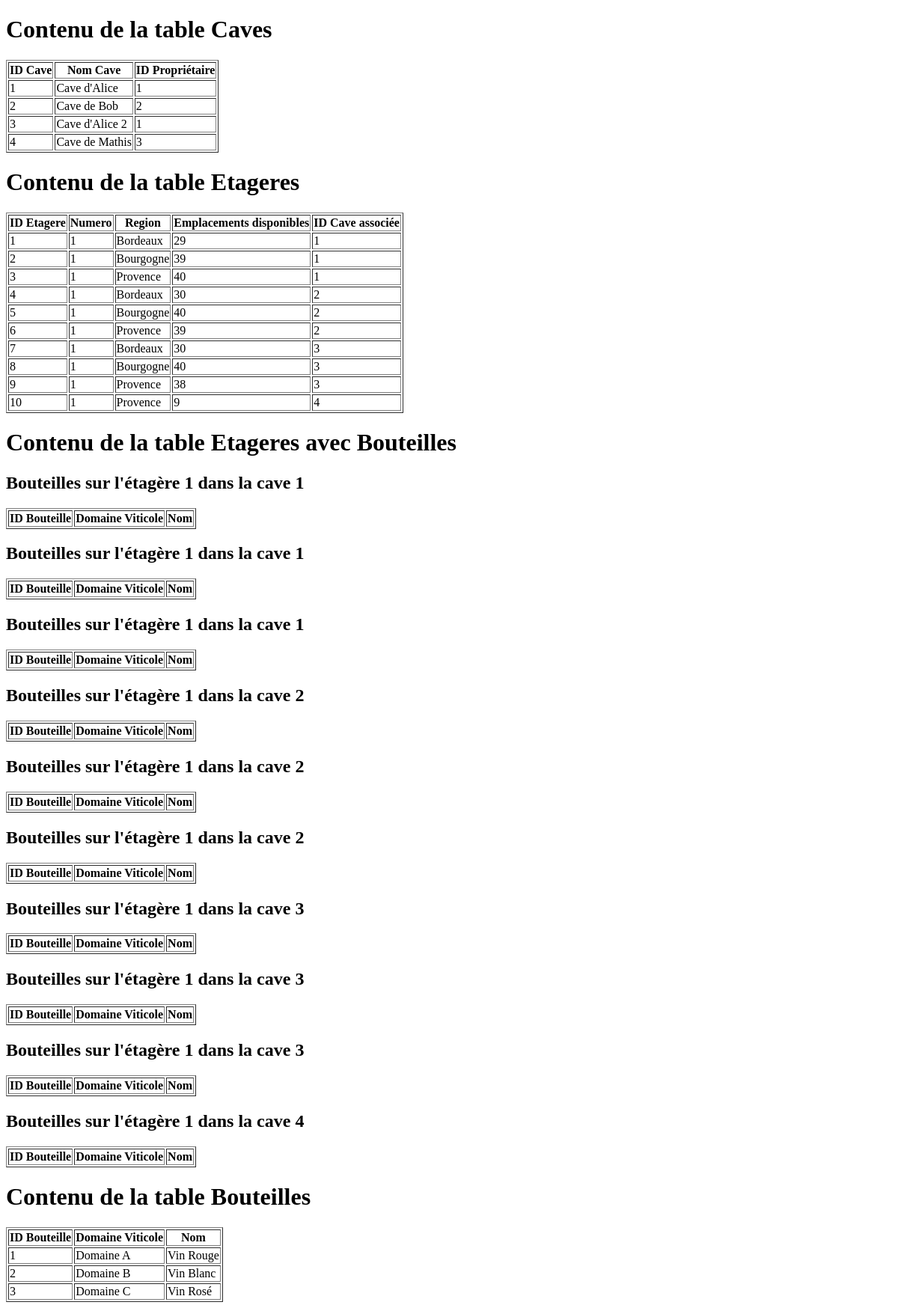
/tables, run on an earlier commit of the app's database.
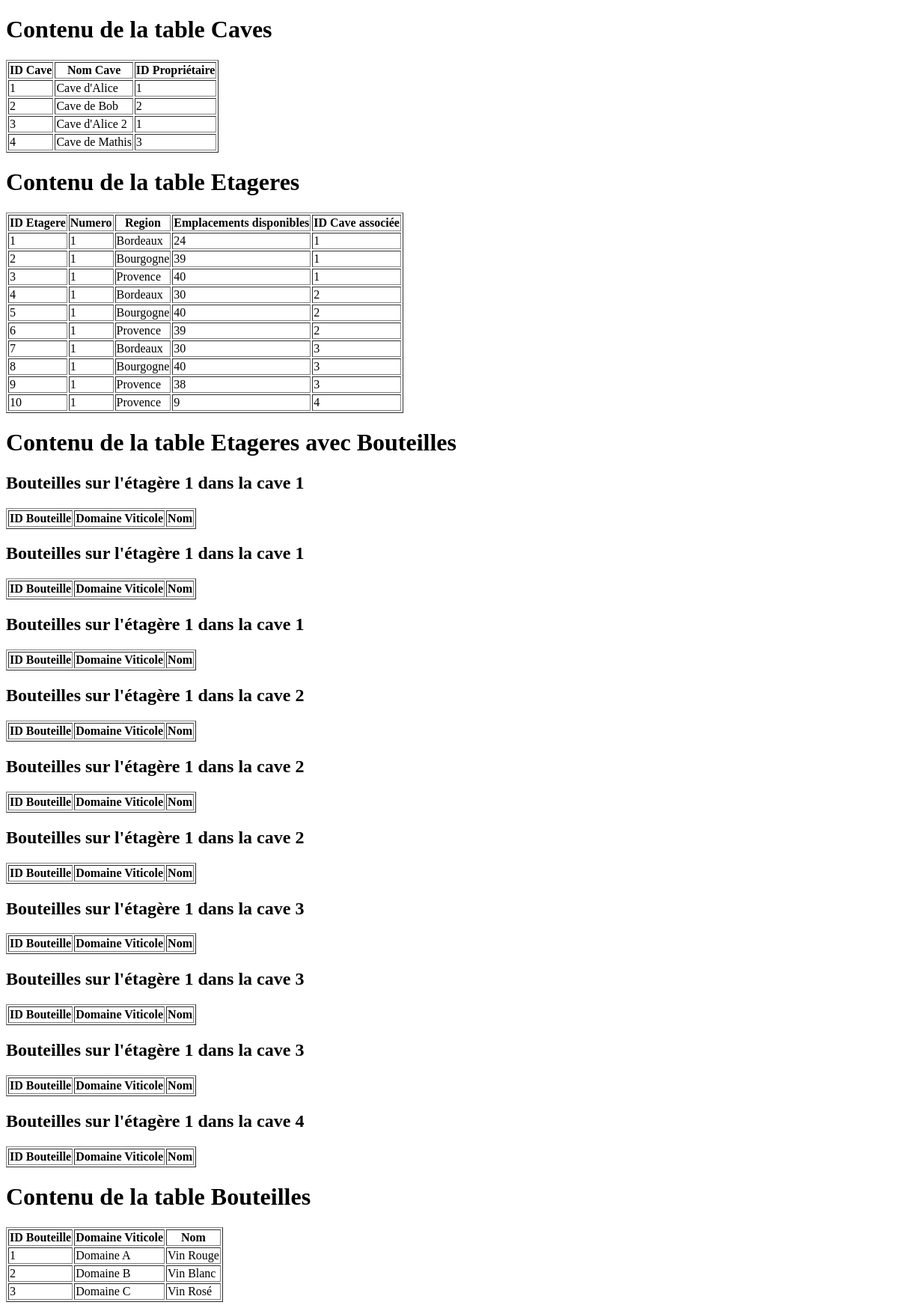
And on a later commit of the database.
### tables this page shows
CREATE TABLE Caves (
                id_cave INTEGER PRIMARY KEY,
                nom_cave TEXT NOT NULL,
                proprietaire_id INTEGER NOT NULL,
                FOREIGN KEY (proprietaire_id) REFERENCES Utilisateurs(id_utilisateur)
            );

CREATE TABLE Etageres (
                id_etagere INTEGER PRIMARY KEY,
                numero INTEGER NOT NULL,
                region TEXT NOT NULL,
                emplacements_disponibles INTEGER NOT NULL,
                cave_associee_id INTEGER NOT NULL,
                FOREIGN KEY (cave_associee_id) REFERENCES Caves(id_cave)
            );

CREATE TABLE Bouteilles (
                id_bouteille INTEGER PRIMARY KEY,
                domaine_viticole TEXT NOT NULL,
                nom TEXT NOT NULL,
                type TEXT NOT NULL,
                annee INTEGER NOT NULL,
                region TEXT NOT NULL,
                commentaires TEXT,
                note_personnelle TEXT,
                note_moyenne TEXT,
                photo_etiquette TEXT,
                prix REAL
            );

### app.py (the view)
@app.route('/tables')
def afficher_tables():
    conn = sqlite3.connect('ma_base_de_donnees.db')
    c = conn.cursor()
    c.execute("SELECT * FROM Utilisateurs")
    utilisateurs = c.fetchall()
    c.execute("SELECT * FROM Caves")
    caves = c.fetchall()
    c.execute("SELECT * FROM Etageres")
    etageres = c.fetchall()
    c.execute("SELECT * FROM Bouteilles")
    bouteilles = c.fetchall()
    conn.close()
    return render_template('affichage_tables.html', utilisateurs=utilisateurs, caves=caves, etageres=etageres, bouteilles=bouteilles) #

### templates/affichage_tables.html (shortened to what this page needs)
<!DOCTYPE html>
<html lang="en">
<h1>Contenu de la table Caves</h1>
<table border="1">
    <tr>
        <th>ID Cave</th>
        <th>Nom Cave</th>
        <th>ID Propriétaire</th>
    </tr>
    {% for cave in caves %}
    <tr>
        <td>{{ cave[0] }}</td>
        <td>{{ cave[1] }}</td>
        <td>{{ cave[2] }}</td>
    </tr>
    {% endfor %}
</table>
<h1>Contenu de la table Etageres</h1>
<table border="1">
    <tr>
        <th>ID Etagere</th>
        <th>Numero</th>
        <th>Region</th>
        <th>Emplacements disponibles</th>
        <th>ID Cave associée</th>
    </tr>
    {% for etagere in etageres %}
    <tr>
        <td>{{ etagere[0] }}</td>
        <td>{{ etagere[1] }}</td>
        <td>{{ etagere[2] }}</td>
        <td>{{ etagere[3] }}</td>
        <td>{{ etagere[4] }}</td>
    </tr>
    {% endfor %}
</table>
<h1>Contenu de la table Etageres avec Bouteilles</h1>
{% for etagere in etageres %}
    <h2>Bouteilles sur l'étagère {{ etagere[1] }} dans la cave {{ etagere[4] }}</h2>
    <table border="1">
        <tr>
            <th>ID Bouteille</th>
            <th>Domaine Viticole</th>
            <th>Nom</th>
        </tr>
    </table>
{% endfor %}
<h1>Contenu de la table Bouteilles</h1>
<table border="1">
    <tr>
        <th>ID Bouteille</th>
        <th>Domaine Viticole</th>
        <th>Nom</th>
    </tr>
    {% for bouteille in bouteilles %}
    <tr>
        <td>{{ bouteille[0] }}</td>
        <td>{{ bouteille[1] }}</td>
        <td>{{ bouteille[2] }}</td>
    </tr>
    {% endfor %}
</table>
</html>

What changed in the data, as far as the page shows it:
changed Etageres id 1: emplacements_disponibles "29" → "24"
